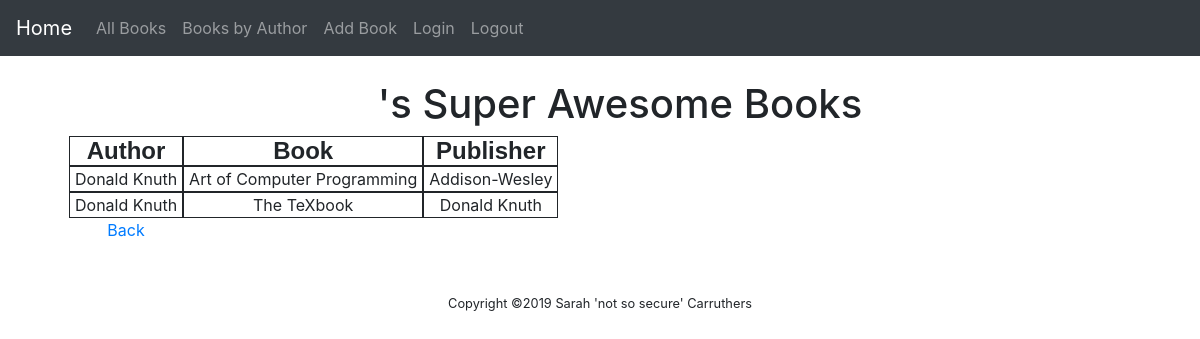
Page /showBooks.php?authorID=1 on the committed database.
### tables this page shows
Create table books( 
	bookID int not null auto_increment primary key, 
	bookName varchar(70) not null, 
	publishDate date,
	authorID int not null, 
	publisherID int	
);

Create table authors (authorID int not null auto_increment primary key, 
	authorFName varchar (40) not null, 
	authorLName varchar (40) not null,
	genre varchar (30)
);

Create table publishers (publisherID int not null auto_increment primary key, 
	publisherName varchar (40) not null
);

### showBooks.php (the view, shortened to what this page needs)
<?php
	require_once("dbinfo.inc");
	$title = "Book Picker-doodle";
	if(isset($_GET['authorID'])){
		$title = $_GET['authorName'] ."'s Super Awesome Books";
	}
	require_once("front.php");
?>
<header>
	<h1><?php echo $title?></h1>
</header>
<div class="mainContainer">
<form method="get" action="showBooks.php">
<?php
if(isset($_GET['authorID'])){
	echo "<div class='myTable'>".
		"<div class='myRow'><span class='myCol table-head'>Author</span><span class='myCol table-head'>Book</span><span class='myCol table-head'>Publisher</span>".
		"</div>";
	try{
		$myHandle = new PDO("mysql:host=$host;dbname=$database", $username, $password);
	}catch(PDOException $e){
		$err .= "Connection failed: " . $e->getMessage() . "\n";
	}
	if($myHandle){
		$authorID = $_GET['authorID'];
		$mystmt = "select authorFName, authorLName, bookName, publisherName from authors, books, publishers where authors.authorID=$authorID and authors.authorID=books.authorID and books.publisherID=publishers.publisherID";
		$rslt = $myHandle->query($mystmt);
		$i=1;
		foreach($rslt as $row){
			foreach($row as $field=>$value){
				$books[$i][$field] = $value;
			}
			$i++;
		}
		$numBooks = sizeof($books);
		for($j=1; $j<=$numBooks; $j++){
			echo "<div class='myRow'>";
			echo "<span class='myCol'>{$books[$j]['authorFName']} {$books[$j]['authorLName']}</span>";
			echo "<span class='myCol'>{$books[$j]['bookName']}</span>";
			echo "<span class='myCol'>{$books[$j]['publisherName']}</span>";
			echo "</div>\n";
		}
		echo "<a href='showBooks.php'>Back</a>";
	}
	echo "</div>";
}
?>
</form>
</div>
<?php
require_once("back.php");
?>

### styles.css (style rules this page uses)
body { padding-top: 15rem; }
body { padding-top: 2rem; padding-bottom: 2rem; }
.myTable { display:table; text-align: center; }
.myRow { display:table-row; }
.myCol { display:table-cell; border:solid; border-width: thin; padding: 0px 5px; }

### myStyles.css (style rules this page uses)
h1 { margin-left: 40px; text-align:center; }
.table-head { font: bold 24px Arial, sans-serif; text-align: center; }

### rows in the picture
books: authorID.authorFName "Donald", authorID.authorLName "Knuth", bookName "Art of Computer Programming", publisherID.publisherName "Addison-Wesley"
books: authorID.authorFName "Donald", authorID.authorLName "Knuth", bookName "The TeXbook", publisherID.publisherName "Donald Knuth"

### other values in the picture
$title "'s Super Awesome Books"
$name "Sarah 'not so secure' Carruthers"
